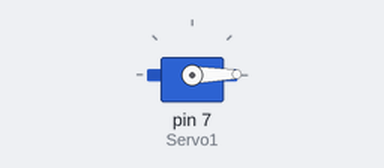
The sketch below on a simulated Arduino Uno, built with avr-gcc and run on an emulated ATmega328P. Shown: servo.

Above: at 0.05 s.
At 3.85 s:
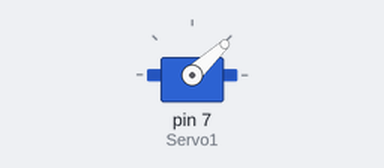
At 7.75 s:
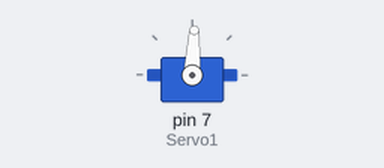
At 15.45 s:
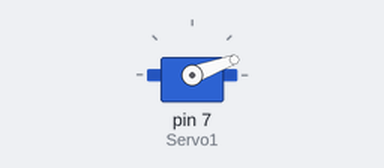
Timing chart, 0 to 23.7 s (numbered marks = the images above):
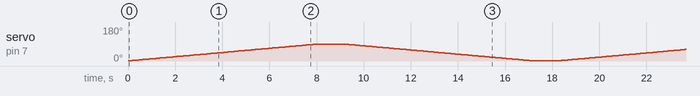

The sketch:

Sweep_servo.ino
```cpp
/*
Servo Sweep

This program slowly sweeps a servo back and forth from 0 to a presettable maximum number of degrees.
*/

#include <Servo.h>

Servo Servo1;

int pos;
int MaxPos = 90;
int DelayTime = 90;

void setup()
{
  //tell the Arduino & the servo driver that the servo is connected to pin 7
  Servo1.attach(7);
}

void loop()
{
  //sweep the servo back and forth
  for( pos = 1; pos <=MaxPos; pos++ ) //sweep from 0 to MaxPos in 1 degree steps
  {
    Servo1.write(pos);
    delay(DelayTime);
  }
  delay( 1000 );

  //now sweep it back
  for( pos = MaxPos; pos >=1; pos--)  //sweep from MaxPos to 0 in 1 degree steps
  {
    Servo1.write(pos);
    delay(DelayTime);
  }
  delay( 1000 );
}
```
